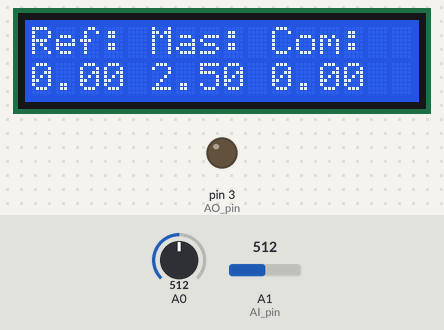
A sketch run on a simulated Arduino Uno, built with avr-gcc and run on an emulated ATmega328P. On the bench: 16×2 character LCD, output pins drawn as LEDs (lit = HIGH). The test bench sets the inputs (shaded band); at power-on: A0 = 512, A1 (AI_pin) = 512. What the sketch prints to the serial monitor is not drawn.

Above: at 3.2 s.
3.3 s: A0 set to 122
At 4.9 s:
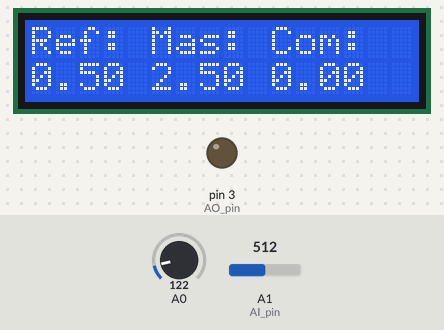
6.6 s: A1 (AI_pin) set to 122
At 10.6 s:
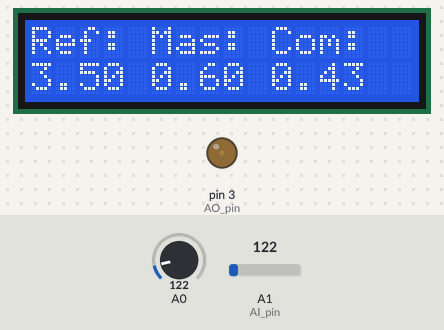
10.7 s: A0 set to 0
At 13.8 s:
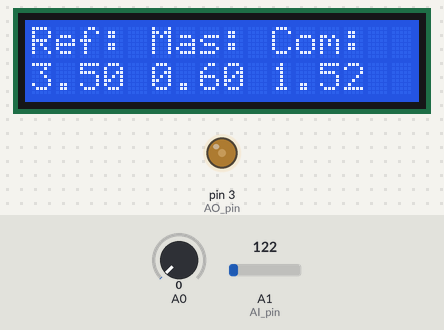
14.8 s: A1 (AI_pin) set to 716
At 16.0 s:
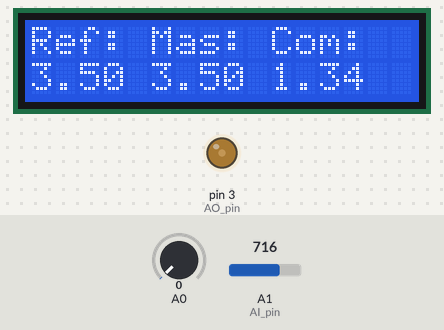
16.9 s: A1 (AI_pin) set to 306
At 20.9 s:
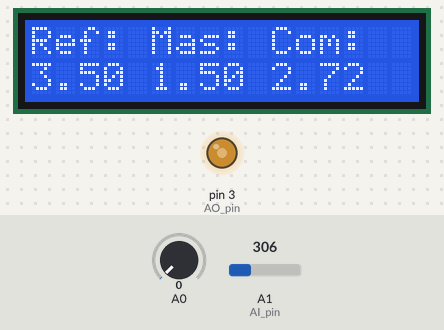
21.0 s: A1 (AI_pin) set to 0
At 23.4 s:
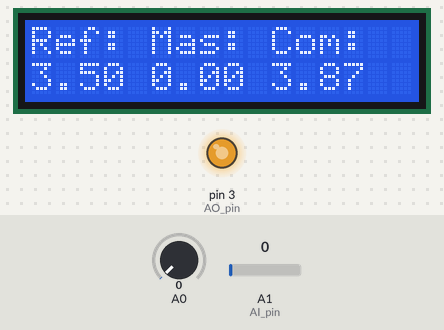
Timing chart, 0 to 26.1 s (numbered marks = the images above; inputs shaded):
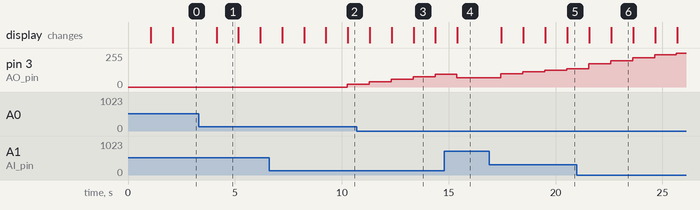

Measured:
- after the input at 3.3 s, the display: changes after 0.84 s (image 1)
- after the input at 6.6 s, pin 3 (AO_pin): 0/255 → 22/255 after 3.7 s
- after the input at 16.9 s, pin 3 (AO_pin): 68/255 → 100/255 after 0.54 s, → 113/255 1.0 s later, → 125/255 1.0 s later, → 138/255 1.0 s later; the display: first changes after 0.56 s (image 5 shows a later state)
- what the display in image 1 shows lasts 1.1 s, from 4.1 s to 5.2 s

The sketch:

Gheoace_Mircea_PID_321AB.ino
```cpp
#include <LiquidCrystal.h>
#include <Regulator.h>
#include <AlgGen.h>
#include <Alg_PID.h>
#include <Semnal.h>
#include <Interval.h>
#include <Afiseaza.h>

using namespace std;
//made after baza_POO
//copyright Gheoace Mircea 321AB 2019
// initializam un obiect din biblioteca cu pinii interfetei
LiquidCrystal lcd(8, 9, 4, 5, 6, 7);
// 8 - pentru transmitere de informatii gen lcd.setCursor, etc
// 9 - enable - pentru a porni transmisia de date pe pinii 4,5,6,7 cate un bit pe fiecare
// 4,5,6,7 - transmit fiecare cate un bit odata, transmit practic ce se afiseaza pe ecran

int AO_pin = 3; // pinul pe care vom transmite date de la UNO spre LED
int AI_pin = A1;  // AI_pin = pinul de AnalogInput, cu el citim valoarea de pe fotorezistor

#define btnRIGHT  0
#define btnUP     1 //aceste numere de la #define nu sunt pini!!
#define btnDOWN   2
#define btnLEFT   3
#define btnSELECT 4
#define btnNONE   5

int adc_key_in = 0;  // aceasta var reprezinta val masurata de pe pinul 0


 void setup(){
  pinMode(AO_pin, OUTPUT);
  pinMode(AI_pin, INPUT);

  lcd.begin(16, 2); // 16 coloane, 2 randuri
  lcd.clear();  // stergem ecranul
  lcd.setCursor(0,0);  // setam cursorul(de unde incepem sa scriem) la pozitia 0, 0
  lcd.print("Start PID Alg");  // afisarea propriu zisa

  lcd.clear();
  delay(1000);

  lcd.setCursor(0,1);
  lcd.print("Init. OK");
  delay(1000);
  Serial.begin(9600);
 }
Regulator regulator;
Afiseaza aff;
 void loop(){
  regulator.setSemnalIntrare();  //AKA Masura
  regulator.setReferinta();  //modifica Referinta si foloseste Comanda_Manuala
  regulator.sendComanda();
  aff.afis(regulator);
  delay(1000);   //intarziere o secunda
 }
```

Afiseaza.h
```cpp
#ifndef AFISEAZA_H

#define AFISEAZA_H
#include<LiquidCrystal.h>
#include"Regulator.h"
extern LiquidCrystal lcd;
class Afiseaza {
	//Regulator regulator;
public:
	//Afiseaza();
	//Afiseaza(Regulator&);
	void afis(Regulator&);
};

#endif
```

AlgGen.h
```cpp
#ifndef ALGGEN_H

#define ALGGEN_H
class AlgGen {
public:
	virtual void Set_Param(float, float, float, float) = 0;
	virtual void Set_Ref(float) = 0;
	virtual void Eval_Com() = 0;
	virtual float Get_Com() = 0;
};
#endif
```

Alg_PID.h
```cpp
#ifndef ALG_PID_H

#define ALG_PID_H
#include "AlgGen.h"
#include "Arduino.h"
class Alg_PID : public AlgGen {
	float Kr, Ti, Td, Te;  // param
						   // ------------------------
						   // Kr - componenta proportionala - constanta
						   // Ti - componenta integratoare(i) - constanta
						   // Td - componenta derivatoare(d) - constanta
						   // Te - pas de esantionare(e) - constanta
						   // ------------------------
	float q0, q1, q2;  // param_int
					   // ------------------------
					   // q0 =  Kr*(1+Te/Ti+Td/Te);
					   // q1 = -Kr*(1+2*Td/Te);
					   // q2 = Kr*Te/Ti;
					   // aceste valori sunt coeficientii contanti ai erorilor ek, ek_1 si ek_2;
					   // ------------------------
	float rk, yk, uk, uk_1, ek, ek_1, ek_2;  // var_int
											 // ------------------------
											 // rk = referinta sau semnalul la care vrem sa ajungem
											 // yk = semnalul de la fotorezistor
											 // uk = semnalul actual de transmis ledului(tensiunea)
											 // uk_1 = semnalul anterior transmis ledului(tensiunea)
											 // ek_1 = eroarea
											 // ------------------------
public:
	void Set_Param(float, float, float, float);  //seteaza ct integratoare deriv si
	void Set_Ref(float);  // seteaza referinta la care vrem sa ajungem
	void Set_Mas(float);  // seteaza semnalul primit de la fotorezistor
	void Eval_Com();  // actualizeaza variabilele
	float Get_Com();  // returneaza uk AKA vf_com
	Alg_PID();

};
#endif
```

Interval.h
```cpp
#ifndef INTERVAL_H

#define INTERVAL_H
class Interval {
	float min;  // valoarea minima a intervalului
	float max;  // valoarea maxima a intervalului
	friend class Semnal;
public:
	void setInterval(float, float);
};
#endif
```

Regulator.h
```cpp
#ifndef REGULATOR_H

#define REGULATOR_H

#include"Alg_PID.h"
#include"Semnal.h"
#include <stdlib.h>

#define btnRIGHT  0
#define btnUP     1 //aceste numere de la #define nu sunt pini!!
#define btnDOWN   2
#define btnLEFT   3
#define btnSELECT 4
#define btnNONE   5

extern int AI_pin;    // AI_pin = pinul de AnalogInput, cu el citim valoarea de pe fotorezistor
extern int AO_pin;     // pinul pe care vom transmite date de la UNO spre LED

class Regulator {
	Alg_PID Algoritm;
	//Afisare - clasa Aff
	//Comunicatie - clasa Comm
	bool Regim;  // daca mai aplica modificare sau nu, daca yk(semnal fotorez) > rk(semnal la care vrem sa ajungem)
	Semnal Comanda_manuala;  // afecteaza rk(referinta - semnal la care vrem sa ajungem)
	Semnal Referinta;  // referinta
	Semnal Masura;  //semnalul yk ce arata cata lumina este in camera pe o scara de 0-5(semnal de la fotorezistor)
	Semnal Comanda;  //semnalul uk pe care il avem in acest moment catre LED
	friend class Afiseaza;
public:
	Regulator();
	void setSemnalIntrare();
	void setReferinta();
	void setComanda_manuala();
	void sendComanda();

};
#endif
```

Semnal.h
```cpp
#ifndef SEMNAL_H

#define SEMNAL_H
//Arduino
#include "Arduino.h"
# include "Interval.h"
#include "Alg_PID.h"
class Semnal {
	Interval gama_in;  // intervalul in care trebuie sa fie la primire
	Interval gama_out;  // intervalul in care trebuie sa fie la transmitere
	float alarma_lo;  // valoarea maxima a seamnalului
	float alarma_hi;  // valoarea minima a semnalului
	bool tip; //(0   IN / 1 - OUT)
	float val_in;  // cum e primit
	float val_out;  // cum e transmis
	friend class Regulator;
public:
	void setValoare(float);
	void aduna(float);
	void setInterval(float, float, float, float);
	float getVal_out();
	void setAlarme(float, float);
	void setTip(bool);
	void actualizeaza(Alg_PID);
};
#endif
```
